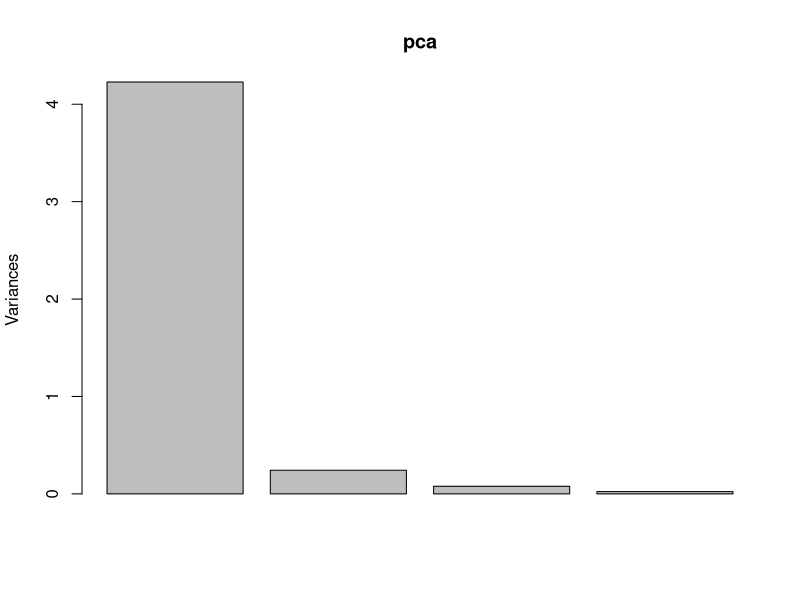
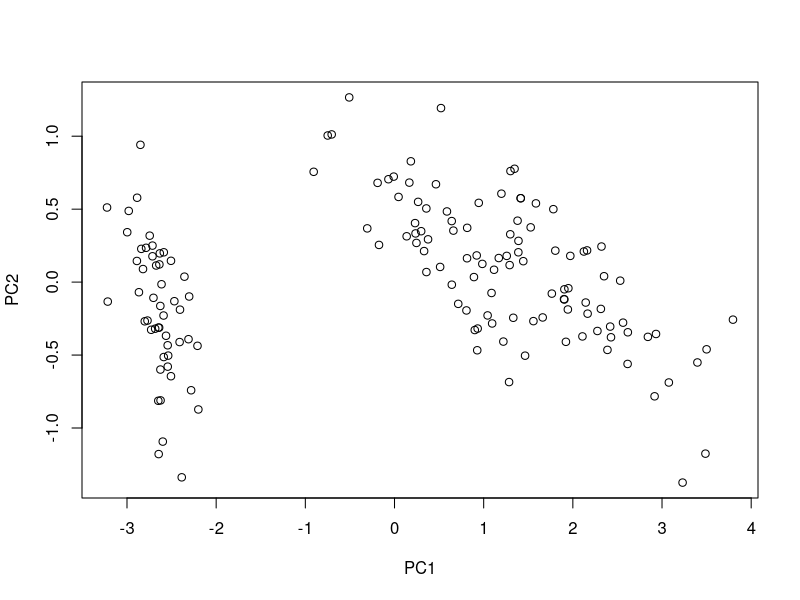
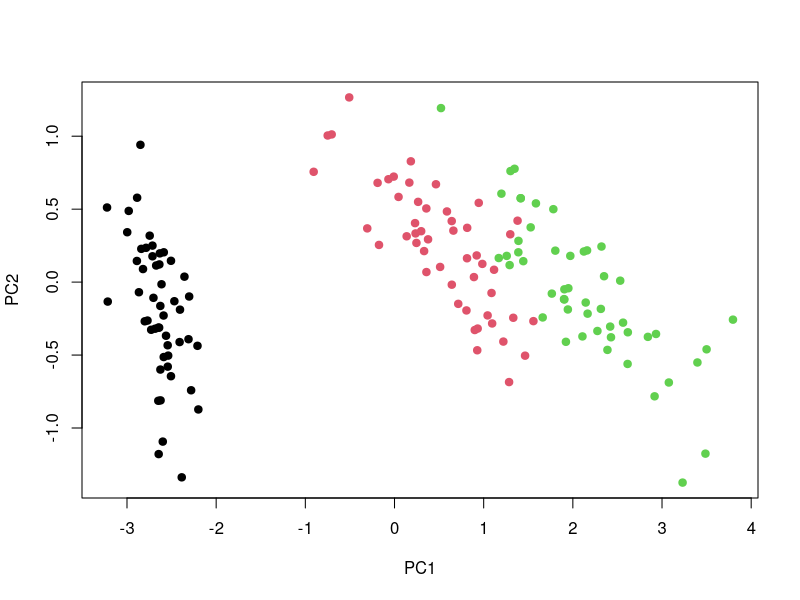
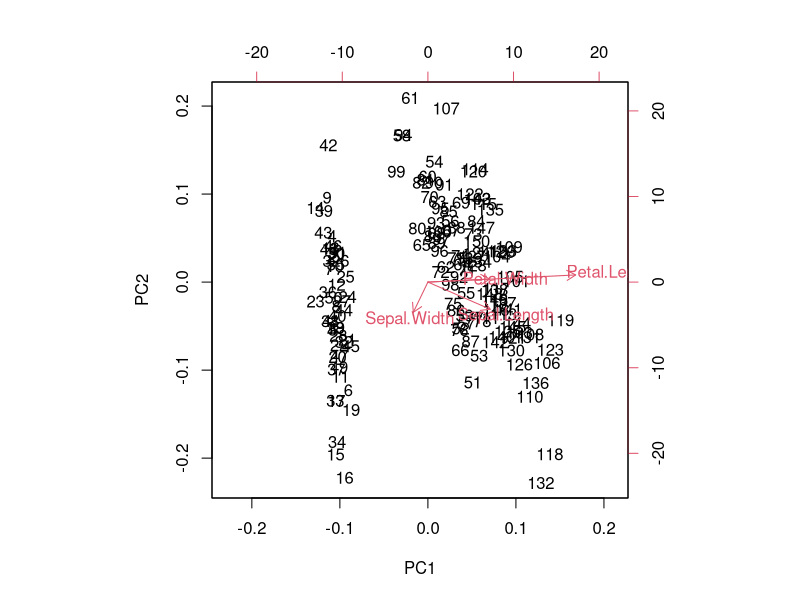

Write the R code that produced these figures, in order.
# library(ggbiplot)


# iris pca ----------------------------------------------------------------

data(iris)

pca <- prcomp(iris[, 1:4])

plot(pca)

plot(pca$x)

colv <- as.numeric(as.factor(iris$Species))

plot(pca$x, col = colv, pch = 19)

biplot(pca)


# gene expression pca -----------------------------------------------------


